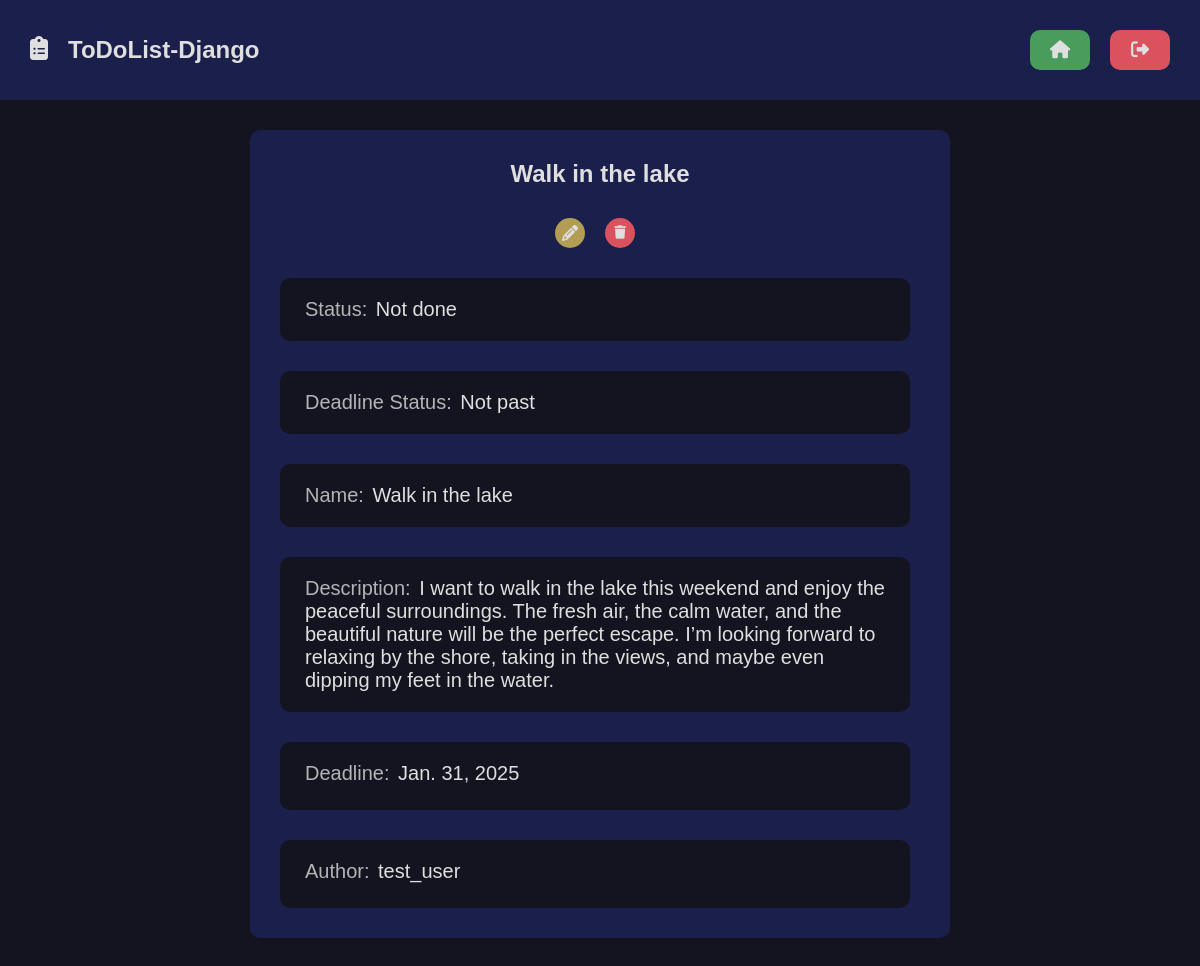
The app's page /detail/7/ (signed in) with its own data.
### todolist/models.py (models this page shows, shortened)
class Task(models.Model):
    title = models.CharField(max_length=35)
    description = models.TextField(max_length=500)
    checked = models.BooleanField(default=False)
    deadline = models.DateField()
    created_at = models.DateTimeField(auto_now_add=True)
    updated_at=models.DateTimeField(auto_now=True)
    author = models.ForeignKey(
        User, on_delete=models.SET_NULL, null=True
    )
    @property
    def is_past_deadline(self):
        return datetime.date.today() > self.deadline

### todolist/views.py (the view)
# urls.py: path('detail/<int:task_id>/', views.detail, name='detail'),
@login_required(login_url='users:login', redirect_field_name='next')
def detail(request, task_id):
    task = get_object_or_404(Task, pk=task_id)
    return render(request, 'todolist/pages/home.html', {
        'task':task,
        'is_detail_page':True,
    })

### todolist/templates/todolist/pages/home.html (shortened to what this page needs)
{% extends "global/base.html" %}
{% block content %}
    <div class="main container">
        {% include "todolist/partials/todolist.html" %}
    </div>
{% endblock content %}

### todolist/templates/todolist/partials/todolist.html (shortened to what this page needs)
{% load static %}
{% if is_detail_page %}
<div class="todolist-container">
    {% if task.is_past_deadline %}
    <div class="todolist container border detail is-past-deadline">
    {% else %}
    <div class="todolist container border detail">
    {% endif %}
        <h2>{{task.title}}</h2>
        <div class="list-itens detail">
            {% include "todolist/partials/list_item.html" %}
        </div>
    </div>
</div>
{% endif %}

### todolist/templates/todolist/partials/list_item.html (shortened to what this page needs)
{% if is_detail_page %}
    <div class="list-item-actions" style="margin-top:1rem;">
        <div class="list-item-action-button">
            <a href="{% url 'todolist:edit_task' task.pk %}" class="list-item-action-button two" title="edit-item"><i class="fa-solid fa-pencil"></i></a>
        </div>
        <form class="list-item-action-button" action="{% url 'todolist:delete_item' task.pk %}" method="POST">
            <button class="list-item-action-button three " title="delete-item"><i class="fa-solid fa-trash"></i></button>
        </form>
    </div>
    <div class="detail list-item border">
        <div class="detail list-item-content">
            {% if task.checked %}
            <p class="detail list-item-text">Status: <span>Done</span></p>
            {% else %}
            <p class="detail list-item-text">Status: <span>Not done</span></p>
            {% endif %}
        </div>
    </div>
    <div class="detail list-item border">
        <div class="detail list-item-content">
            {% if task.is_past_deadline%}
            <p class="detail list-item-text">Deadline Status: <span>Past</span></p>
            {% else %}
            <p class="detail list-item-text">Deadline Status: <span>Not past</span></p>
            {% endif %}
        </div>
    </div>
    <div class="detail list-item border">
        <div class="detail list-item-content">
            <p class="detail list-item-text">Name: <span>{{ task.title }} </span></p>
        </div>
    </div>
    <div class="detail list-item border">
        <div class="detail list-item-content">
            <p class="detail list-item-text">Description: <span>{{ task.description }} </span></p>
        </div>
    </div>
    <div class="detail list-item border">
        <div class="detail list-item-content">
            <p class="detail list-item-text time">Deadline: <span>{{ task.deadline }} </span></p>
        </div>
    </div>
    <div class="detail list-item border">
        <div class="detail list-item-content">
            <p class="detail list-item-text time">Author: <span>{{ task.author.username }} </span></p>
        </div>
    </div>
{% endif %}

### base_static/global/css/style.css (style rules this page uses)
:root { --color-primary: #269fe6; --color-primary-hover: #2086c2; --color-primary-dark: #13141f; --color-primary-dark-header:#1b1f4b; --color-is-past-deadline-dark:#331414; --color-is-past-deadline:#3a1515; --color-primary-dark-hover: #212336; --color-primary-light: #d4ecfa; --color-primary-light-hover: #bdd8e7; --color-white: #dfdfdf; --color-black: #000; --color-dark-text: #444; --color-info-light: #cce5ff; --color-debug-light: #cce5ff; --color-success-light: #d4edda; --color-alert-light: #fff3cd; --color-warning-light: #fff3cd; --color-error-light: #f8d7da; --color-info-dark: #4d86c4; --color-debug-dark: #4d86c4; --color-success-dark: #4a9c5d; --color-alert-dark: #927f40; --color-warning-dark: #b39c53; --color-error-dark: #da525d; --color-gray-0: #f9f9f9; --color-gray-1: #e0e0e0; --color-gray-2: #c7c7c7; --color-gray-3: #aeaeae; --color-gray-4: #959595; --color-gray-5: #7d7d7d; --color-gray-6: #646464; --color-gray-7: #4b4b4b; --color-gray-8: #323232; --color-gray-9: #191919; --search-focus-color:#E8F0FE; --font-primary: sans-serif; --font-headings: sans-serif; --spacing-gutter-small: 2rem; --spacing-gutter-medium: 3rem; --spacing-gutter-large: 4rem; }
* { padding: 0; margin: 0; box-sizing: border-box; }
html { font-size: 62.5%; }
.border { border-radius: 1rem; }
body { font-size: 1.6rem; font-family: var(--font-primary); background-color: var(--color-primary-dark); }
h1,h2,h3,h4,h5,h6 { font-family: var(--font-headings); }
.container { max-width: 144rem; margin: 0 auto; padding: var(--spacing-gutter-medium); }
.main { display: flex; flex-direction: column; flex-wrap: nowrap; justify-content: center; width: 100%; }
.todolist { max-width: 70rem; width: 100%; max-height: 43rem; display: flex; flex-wrap: nowrap; flex-direction: column; gap: var(--spacing-gutter-small); justify-content: center; align-items: center; color: var(--color-white); background-color: var(--color-primary-dark-header); }
.todolist .list-itens { width: 100%; height: 100%; display: flex; flex-direction: column; align-items: center; gap: var(--spacing-gutter-medium); overflow-y: auto; padding-right: 1rem; }
.todolist .list-item { padding: var(--spacing-gutter-small); width: 100%; max-height: 5.8rem; display: flex; background-color: var(--color-primary-dark); justify-content: space-between; align-items: center; }
.list-item-actions { display: flex; justify-content: center; align-items: center; gap:var(--spacing-gutter-small); z-index: 999; }
.list-item-actions .list-item-action-button { display: flex; justify-content: center; align-items: center; width: 3rem; height: 3rem; border-radius: 50%; border: 0; cursor: pointer; text-decoration: none; color: var(--color-white); transition: all .2s ease; z-index: 999; }
.list-item-action-button.two { background: var(--color-warning-dark); }
.list-item-action-button.three { background: var(--color-error-dark); }
.list-item-content { max-width: 70%; overflow-x: auto; }
.list-item-text { font-size: 2rem; position: relative; padding: 0 .5rem; overflow-x: auto; word-wrap: none; }
.list-item-text::before { content: ''; position: absolute; width: var(--before-width, 0); height: 2.5px; background: var(--color-white); top: 50%; left: 0; transform: translateY(-50%); transition: all 1s ease; }
.todolist.detail { max-width: 70rem; width: 100%; max-height: none; }
.todolist.detail h2 { overflow-x: auto; max-width: 80%; text-align: center; }
.todolist .list-item.detail { width: 100%; max-height: none; }
.list-item-content.detail { max-width: none; overflow-x: none; }
.list-item-text.time.detail { margin-bottom: .5rem; }
.list-item-text.detail { font-size: 2rem; color: rgba(255, 255, 255, 0.682); }
.list-item-text.detail span { font-size: 2rem; margin-left: .3rem; color: var(--color-white); }
.list-item-text.detail::before { content: ''; display: none; }

### records on screen
Task: title "Walk in the lake", description "I want to walk in the lake this weekend and enjoy the peaceful surroundings. The fresh air, the calm water, and the beautiful nature will be the perfect escape. I’m looking forward to relaxing by the shore, taking in the views, and maybe even dipping my feet in the water.", deadline "Jan. 31, 2025", author.username "test_user"
